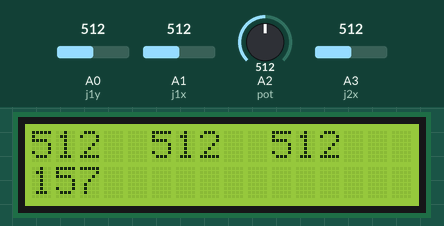
Simulated run of this sketch. Board: Arduino Uno, built with avr-gcc and run on an emulated ATmega328P. Parts: 16×2 character LCD. The test bench sets the inputs (shaded band); at power-on: A0 (j1y) = 512, A1 (j1x) = 512, A2 (pot) = 512, A3 (j2x) = 512. What the sketch prints to the serial monitor is not drawn.

Above: at 1.3 s.
1.4 s: A0 (j1y) set to 716
At 1.8 s:
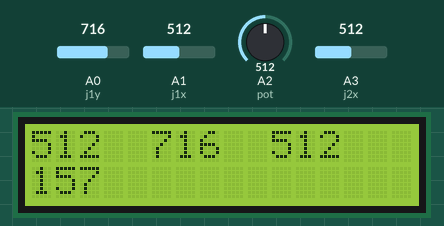
2.9 s: A1 (j1x) set to 109
At 3.8 s:
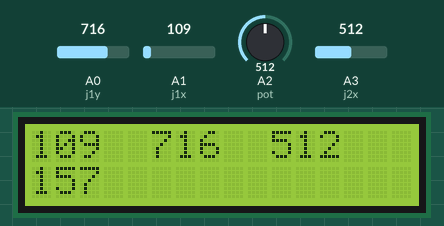
4.4 s: A1 (j1x) set to 95
At 5.1 s:
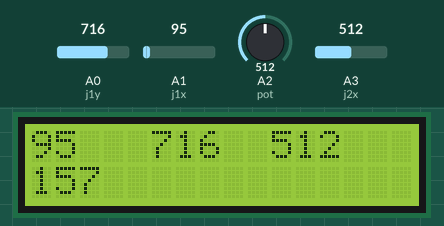
5.9 s: A2 (pot) set to 223
At 6.2 s:
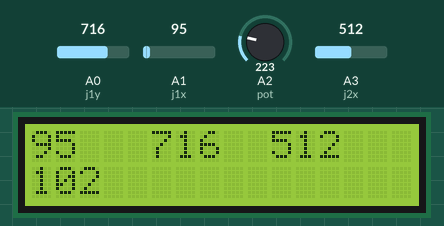
7.4 s: A2 (pot) set to 200
At 8.4 s:
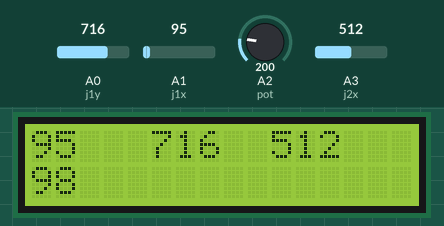
8.9 s: A3 (j2x) set to 108
At 10.1 s:
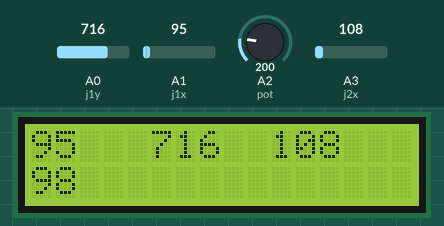
10.4 s: A3 (j2x) set to 92
Timing chart, 0 to 12.9 s (numbered marks = the images above; inputs shaded):
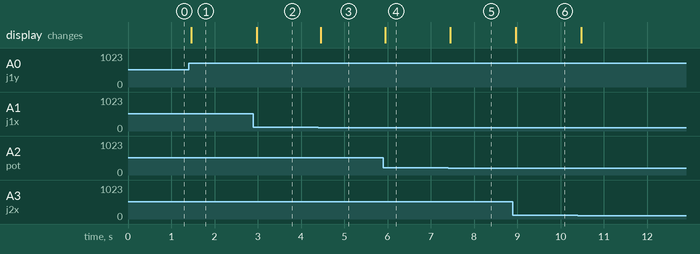

The sketch:

rover_command_verici_hc-12.ino
```cpp
//---------------------> Rover verici hc-12 arduino uno <-------------------------
#include <SoftwareSerial.h>
#include <Wire.h>
#include <LiquidCrystal_I2C.h>

LiquidCrystal_I2C lcd = LiquidCrystal_I2C(0x27, 16, 2);
SoftwareSerial HC12(5, 6);//tx,rx

int pot = A2 ;
int j1x = A1 ;
int j1y = A0 ;
int j2x = A3 ;

//data will be send
int send_joy1_x;
int send_joy1_y;
int send_joy2_x;
int send_pot_val;

//data will be receive
int receive_Speed;
float receive_Latitude;
float receive_Longitude;
int receive_Pressure;
int receive_Altitude;
float receive_Temperature;

String Receive_Data;
char Serparator = ',';


void setup() {
  lcd.init();
  lcd.backlight();
  lcd.begin (16, 2);
  Serial.begin(9600);
  HC12.begin(9600);
}

void loop() {
  send_joy1_x = analogRead(j1x);
  send_joy1_y = analogRead(j1y);
  send_joy2_x = analogRead(j2x);
  send_pot_val = analogRead(pot);
  send_pot_val = map(send_pot_val,0,1023,60,255); //map 60-255 car la voiture commence a rouler a 70
  Serial.print("sended data : ");Serial.print(send_joy1_x);Serial.print(",");Serial.print(send_joy1_y);Serial.print(",");Serial.print(send_joy2_x);Serial.print(",");Serial.print(send_pot_val);Serial.println("");

  //----------->sended

  HC12.print(send_joy1_x);//sends the variables
  HC12.print(",");
  HC12.print(send_joy1_y);
  HC12.print(",");
  HC12.print(send_joy2_x);
  HC12.print(",");
  HC12.print(send_pot_val);
  HC12.println("");

  //----------->Received

  if(HC12.available()){
  Receive_Data = HC12.readStringUntil('\n');
  if (Receive_Data.length() > 0){
        receive_Latitude = (getValue(Receive_Data,Serparator, 0)).toFloat();
        receive_Longitude = (getValue(Receive_Data,Serparator, 1)).toFloat();
        receive_Speed = (getValue(Receive_Data,Serparator, 2)).toInt();
        receive_Temperature = (getValue(Receive_Data,Serparator, 3)).toFloat();
        receive_Pressure = (getValue(Receive_Data,Serparator, 4)).toInt();
        receive_Altitude = (getValue(Receive_Data,Serparator, 5)).toInt();

        //print to lcd Received value
       /*lcd.setCursor(0, 0);
       lcd.print("T:");
       lcd.setCursor(2, 0);
       lcd.print(receive_Temperature);
       lcd.print("C");
       lcd.print(" ");

       lcd.setCursor(9, 0);
       lcd.print("A:");
       lcd.setCursor(11, 0);
       lcd.print(receive_Altitude);
       lcd.print("m");
       lcd.print(" ");

       lcd.setCursor(0, 1);
       lcd.print("P:");
       lcd.setCursor(2, 1);
       lcd.print(receive_Pressure);
       lcd.print("P");
       lcd.print(" ");

       lcd.setCursor(9, 1);
       lcd.print("S:");
       lcd.setCursor(11, 1);
       lcd.print(receive_Speed);
       lcd.print("m/s");
       lcd.print(" ");*/

        Serial.println("Received...");
        Serial.print("Receive : ");Serial.println(Receive_Data);
        Serial.println(" ");
  //delay(1);
      }
  }

  //print to lcd sended value
  lcd.setCursor(0, 0);
  lcd.print(send_joy1_x);
  lcd.print("    ");
  lcd.setCursor(5, 0);
  lcd.print(send_joy1_y);
  lcd.print("    ");
  lcd.setCursor(10, 0);
  lcd.print(send_joy2_x);
  lcd.print("    ");
  lcd.setCursor(0, 1);
  lcd.print(send_pot_val);
  lcd.print("  ");

}

//function to separate string separate by one charatere for each position's data
String getValue(String data, char separator, int index){
int found = 0;
int strIndex[] = {0, -1};
int maxIndex = data.length()-1;
for(int i=0; i<=maxIndex && found<=index; i++){
  if(data.charAt(i)==separator || i==maxIndex){
    found++;
    strIndex[0] = strIndex[1]+1;
    strIndex[1] = (i == maxIndex) ? i+1 : i;
    }
}
return found>index ? data.substring(strIndex[0], strIndex[1]) : "";
}
```

Measured:
- after the input at 1.4 s, the display: changes after 0.06 s (image 1)
- after the input at 2.9 s, the display: changes after 0.08 s (image 2)
- after the input at 4.4 s, the display: changes after 0.05 s (image 3)
- after the input at 5.9 s, the display: changes after 0.05 s (image 4)
- after the input at 7.4 s, the display: changes after 0.05 s (image 5)
- after the input at 8.9 s, the display: changes after 0.07 s (image 6)
